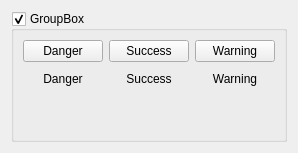
                                    <widget class="QWidget" name="tab_19">
                                        <attribute name="title">
                                            <string>Buttons colored</string>
                                        </attribute>
                                        <layout class="QGridLayout" name="gridLayout_40">
                                            <item row="0" column="0">
                                                <widget class="QGroupBox" name="groupBox_7">
                                                    <property name="title">
                                                        <string>GroupBox</string>
                                                    </property>
                                                    <property name="checkable">
                                                        <bool>true</bool>
                                                    </property>
                                                    <layout class="QGridLayout"
                                                        name="gridLayout_42">
                                                        <item row="0" column="0">
                                                            <layout class="QGridLayout"
                                                                name="gridLayout_41">
                                                                <item row="0" column="0">
                                                                    <widget class="QPushButton"
                                                                        name="pushButton_28">
                                                                        <property name="text">
                                                                            <string>Danger</string>
                                                                        </property>
                                                                        <property name="class"
                                                                            stdset="0">
                                                                            <string>danger</string>
                                                                        </property>
                                                                    </widget>
                                                                </item>
                                                                <item row="1" column="1">
                                                                    <widget class="QPushButton"
                                                                        name="pushButton_29">
                                                                        <property name="text">
                                                                            <string>Success</string>
                                                                        </property>
                                                                        <property name="flat">
                                                                            <bool>true</bool>
                                                                        </property>
                                                                        <property name="class"
                                                                            stdset="0">
                                                                            <string>success</string>
                                                                        </property>
                                                                    </widget>
                                                                </item>
                                                                <item row="0" column="2">
                                                                    <widget class="QPushButton"
                                                                        name="pushButton_30">
                                                                        <property name="text">
                                                                            <string>Warning</string>
                                                                        </property>
                                                                        <property name="class"
                                                                            stdset="0">
                                                                            <string>warning</string>
                                                                        </property>
                                                                    </widget>
                                                                </item>
                                                                <item row="1" column="2">
                                                                    <widget class="QPushButton"
                                                                        name="pushButton_31">
                                                                        <property name="text">
                                                                            <string>Warning</string>
                                                                        </property>
                                                                        <property name="flat">
                                                                            <bool>true</bool>
                                                                        </property>
                                                                        <property name="class"
                                                                            stdset="0">
                                                                            <string>warning</string>
                                                                        </property>
                                                                    </widget>
                                                                </item>
                                                                <item row="0" column="1">
                                                                    <widget class="QPushButton"
                                                                        name="pushButton_32">
                                                                        <property name="text">
                                                                            <string>Success</string>
                                                                        </property>
                                                                        <property name="class"
                                                                            stdset="0">
                                                                            <string>success</string>
                                                                        </property>
                                                                    </widget>
                                                                </item>
                                                                <item row="1" column="0">
                                                                    <widget class="QPushButton"
                                                                        name="pushButton_33">
                                                                        <property name="text">
                                                                            <string>Danger</string>
                                                                        </property>
                                                                        <property name="flat">
                                                                            <bool>true</bool>
                                                                        </property>
                                                                        <property name="class"
                                                                            stdset="0">
                                                                            <string>danger</string>
                                                                        </property>
                                                                    </widget>
                                                                </item>
                                                            </layout>
                                                        </item>
                                                        <item row="1" column="0">
                                                            <spacer name="verticalSpacer_9">
                                                                <property name="orientation">
                                                                    <number>0x2</number>
                                                                </property>
                                                                <property name="sizeHint"
                                                                    stdset="0">
                                                                    <size>
                                                                        <width>20</width>
                                                                        <height>40</height>
                                                                    </size>
                                                                </property>
                                                            </spacer>
                                                        </item>
                                                    </layout>
                                                </widget>
                                            </item>
                                        </layout>
                                    </widget>
